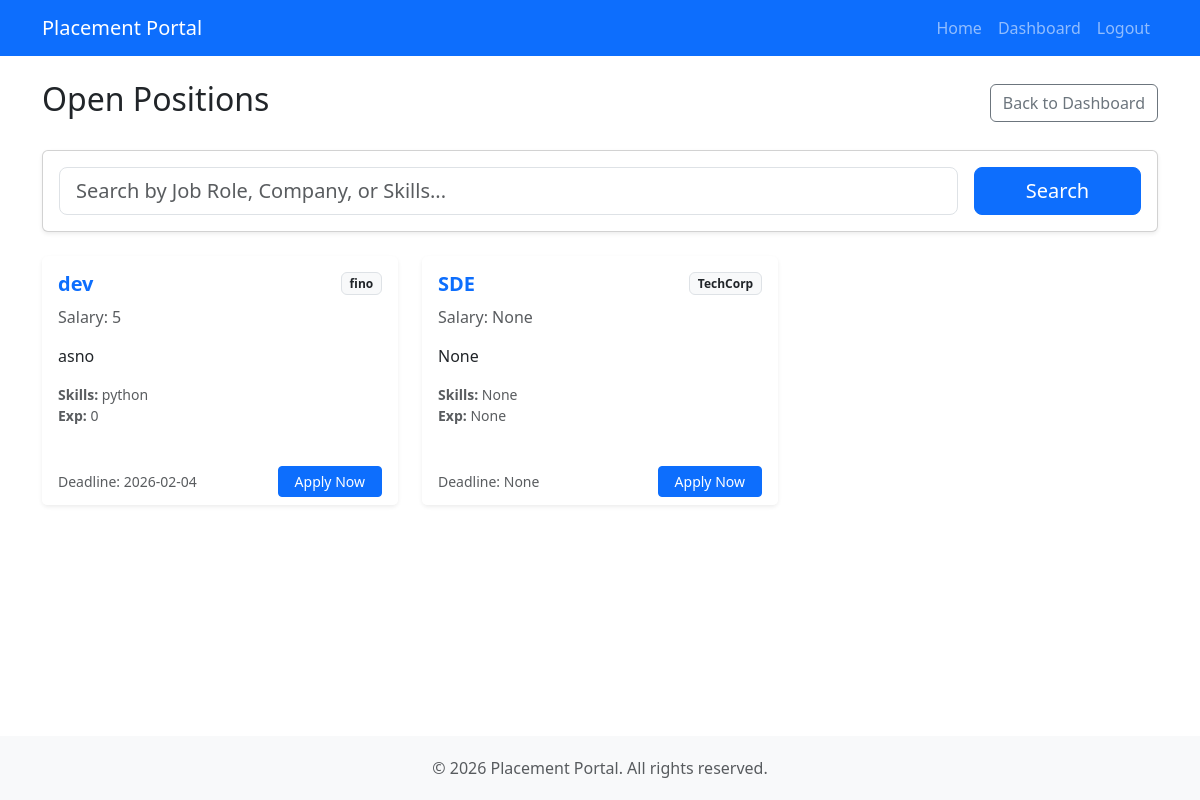
The page /student/jobs (signed in) on the database as committed earlier.
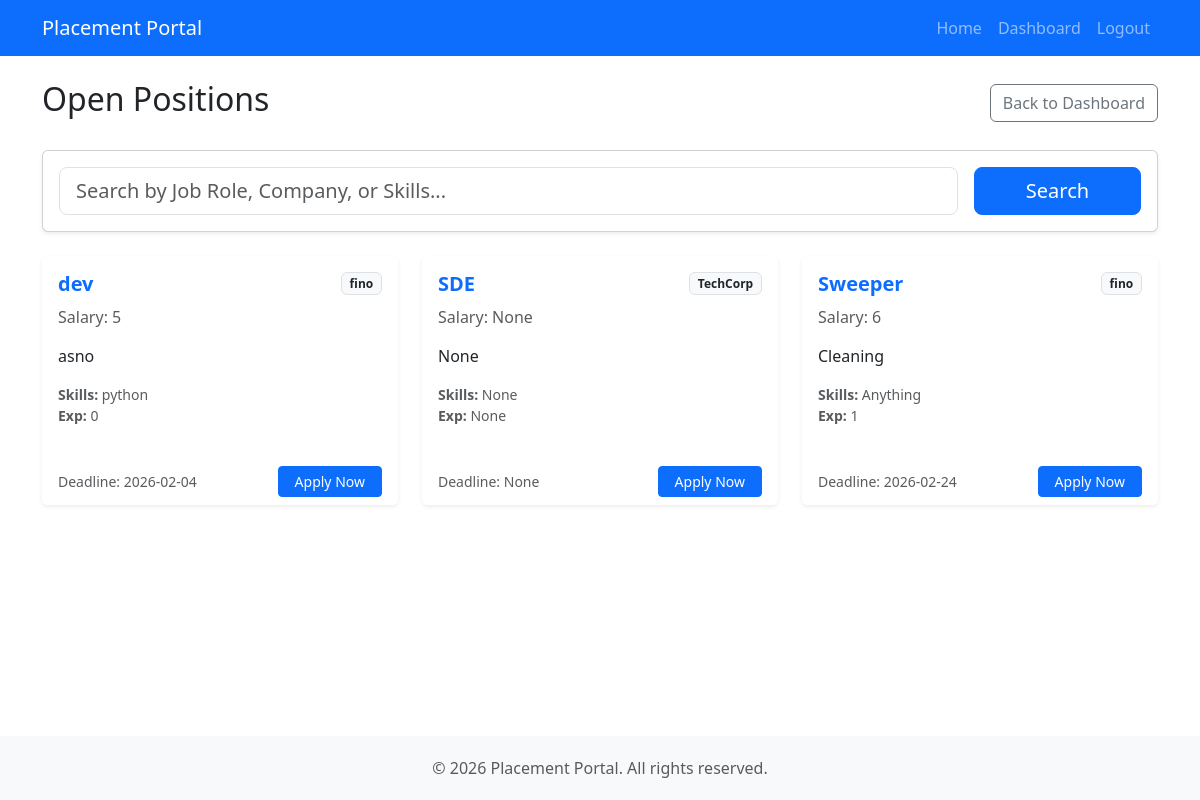
The same page on the database as committed later.
### models.py (models this page shows)
class JobPosition(db.Model):
    id = db.Column(db.Integer, primary_key=True)
    company_id = db.Column(db.Integer, db.ForeignKey("company.id"), nullable=False)
    title = db.Column(db.String(100), nullable=False)
    description = db.Column(db.Text)
    eligibility = db.Column(db.String(200))
    deadline = db.Column(db.Date)
    skills = db.Column(db.String(200))
    experience = db.Column(db.String(50))
    salary = db.Column(db.String(50))
    status = db.Column(db.String(20), default="Pending")
    applications = db.relationship("Application", backref="job_position", lazy=True)

class Company(db.Model):
    id = db.Column(db.Integer, primary_key=True)
    name = db.Column(db.String(100), nullable=False)
    email = db.Column(db.String(100), unique=True, nullable=False)
    password = db.Column(db.String(200), nullable=False)
    website = db.Column(db.String(200))
    hr_contact = db.Column(db.String(20))
    is_approved = db.Column(db.Boolean, default=False)
    is_blacklisted = db.Column(db.Boolean, default=False)
    created_at = db.Column(db.DateTime, default=datetime.utcnow)
    job_positions = db.relationship("JobPosition", backref="company", lazy=True)

### app.py (the view)
    @app.route("/student/jobs")
    @login_required("student")
    def student_jobs():
        search = request.args.get("search", "")
        query = JobPosition.query.filter_by(status="Approved")
        if search:
            query = query.join(Company).filter(
                (JobPosition.title.ilike(f"%{search}%")) |
                (Company.name.ilike(f"%{search}%")) |
                (JobPosition.skills.ilike(f"%{search}%"))
            )
        jobs = query.all()
        return render_template("student/jobs.html", jobs=jobs)

### templates/student/jobs.html (shortened to what this page needs)
{% extends "base.html" %}
{% block content %}
<div class="row align-items-center mb-4">
    <div class="col">
        <h2>Open Positions</h2>
    </div>
    <div class="col-auto">
        <a href="{{ url_for('student_dashboard') }}" class="btn btn-outline-secondary">Back to Dashboard</a>
    </div>
</div>
<div class="card shadow-sm mb-4">
    <div class="card-body">
        <form class="row g-3" method="GET">
            <div class="col-lg-10">
                <input type="text" name="search" class="form-control form-control-lg"
                    placeholder="Search by Job Role, Company, or Skills..."
                    value="{{ request.args.get('search', '') }}">
            </div>
            <div class="col-lg-2 d-grid">
                <button type="submit" class="btn btn-primary btn-lg">Search</button>
            </div>
        </form>
    </div>
</div>
<div class="row g-4">
    {% for job in jobs %}
    <div class="col-md-6 col-xl-4">
        <div class="card h-100 shadow-sm border-0">
            <div class="card-body">
                <div class="d-flex justify-content-between align-items-start mb-2">
                    <h5 class="card-title fw-bold text-primary">{{ job.title }}</h5>
                    <span class="badge bg-light text-dark border">{{ job.company.name }}</span>
                </div>
                <h6 class="card-subtitle mb-3 text-muted">Salary: {{ job.salary }}</h6>
                <p class="card-text text-truncate">{{ job.description }}</p>
                <div class="mb-3 small">
                    <div class="text-muted"><strong>Skills:</strong> {{ job.skills }}</div>
                    <div class="text-muted"><strong>Exp:</strong> {{ job.experience }}</div>
                </div>
            </div>
            <div class="card-footer bg-white border-top-0 d-flex justify-content-between align-items-center">
                <small class="text-muted">Deadline: {{ job.deadline }}</small>
                <a href="{{ url_for('apply_job', job_id=job.id) }}" class="btn btn-sm btn-primary px-3">Apply Now</a>
            </div>
        </div>
    </div>
    {% else %}
    <div class="col-12 text-center py-5">
        <h4 class="text-muted">No jobs matching your search.</h4>
    </div>
    {% endfor %}
</div>
{% endblock %}

Rows that differ between the two databases and show on the page:
added JobPosition: title "Sweeper", company.name "fino", salary "6", description "Cleaning", skills "Anything", experience "1", deadline "2026-02-24"
